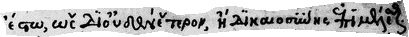
#> input picture data/calamari_pack_greek/test/Grec_1360_CONSTANTINUS_Harmenopulus_btv1b10721710m_6_12.jpg, 409 x 37 px
$ python -i blla_preprocessing.py   (imports and definitions only)
#> lines starting #> are read from the running program, lines starting #| are printed output that depends on the picture
#> further down, picture is the input picture: PIL image 409x37 RGB; min 0, max 255, mean 191.6
"""Input preprocessing for the BLLA graph.

NumPy only (ADR 0006: no Torch adapter). The array it produces is what
onnxruntime binds directly. Arithmetic: divide by 255, invert around the
array maximum, matching what the model was traced on;
``tests/inference/unit/test_onnx_parity.py`` verifies this against the real
weights.
"""

from __future__ import annotations

from dataclasses import dataclass

import numpy as np
from PIL import Image

# The model height is fixed (1800 by default) while the width scales with the
# source aspect ratio. Without a bound, an extreme panorama that still passes
# the pixel-count admission cap can balloon into a multi-gigabyte array, so
# clamp the scaled width to this multiple of the input height. Capped images
# lose horizontal resolution but still decode correctly because coordinates
# are mapped back through ``scale_xy``.
#
# The bound also limits numerics: ONNX's agreement with the Torch oracle
# decays with scaled width. Measured on the ``segment_page.jpeg`` fixture
# tiled to each width, ONNX vs Torch on raw logits:
#
#   width   rms |d|   p99.9 |d|   max |d|   logits crossing sigmoid 0.5
#    2471   1.7e-05     1.4e-04   1.5e-03   0        <- a real page, ADR 0006
#    3600   2.2e-05     1.5e-04   1.1e-03   0
#    5400   3.6e-05     2.5e-04   2.3e-03   0
#    7200   7.5e-05     4.7e-04   1.2e-02   1
#    9000   9.1e-05     6.1e-04   2.1e-02   1
#   14400   1.9e-04     1.9e-03   2.4e-02   3
#
# Judge by the RMS column: the max is a noisy extreme-value statistic, and the
# flip count just tracks content. RMS scales roughly linearly with width, and a
# bound of 3 keeps it within about 3x the page ADR 0006 validated. Sigmoid
# flips (the decoder is discontinuous at 0.5, so a handful of pixels can
# restructure a line polygon) become routine from width 7200 up.
#
# Cost: a source wider than 3:1 is squeezed horizontally, up to 2.67x for a
# true panorama. A single leaf (~0.7:1) or two-page spread (~2.5:1) is
# unaffected; the stitched scroll is what pays.
#
# The growth traces to ``Gn_13``, the one GroupNorm with channels-per-group=1,
# whose reduction is dominated by width. Re-exported with float32 staged
# reduction vs. float64-accumulated moments:
#
#   feature width   staged rel |d|   float64 rel |d|
#     618 (page  2471)   2.16e-06        2.14e-06
#    1350 (page  5400)   5.23e-06        5.21e-06
#    2250 (page  9000)   1.41e-05        1.41e-05
#    3600 (page 14400)   4.63e-05        4.63e-05
#
# The two agree to six figures, so the drift isn't ONNX Runtime's reduction,
# it's Torch's own float32 ``group_norm`` at that size. No change to
# ``nomikos_inference/export/blla/export.py`` can close it; only a shorter
# width can.
MAX_WIDTH_TO_HEIGHT_RATIO = 3


def _scaled_blla_width(source_width: int, source_height: int, input_height: int) -> int:
    proportional = int(source_width * input_height / source_height)
    return min(max(1, proportional), input_height * MAX_WIDTH_TO_HEIGHT_RATIO)


@dataclass(frozen=True)
class BLLAInput:
    """The model input and its image-space representation."""

    array: np.ndarray
    scaled_gray: np.ndarray
    scale_xy: tuple[float, float]


def preprocess_blla_image(
    image: Image.Image,
    *,
    input_height: int = 1800,
) -> BLLAInput:
    """Match the reference BLLA inference transforms.

    The shipped model has a fixed height and variable width. The reference
    pipeline converts to RGB, resizes proportionally with PIL Lanczos, scales
    to ``[0, 1]``, inverts around the array maximum, and leaves the channel
    order as RGB.
    """
#> called with input_height = 1800

    if input_height <= 0:
        raise ValueError("input_height must be positive")
    rgb = image.convert("RGB")
    source_width, source_height = rgb.size
#> source_width = 409; source_height = 37
    if source_width <= 0 or source_height <= 0:
        raise ValueError("BLLA input image must not be empty")

    scaled_width = _scaled_blla_width(source_width, source_height, input_height)
#> scaled_width = 5400
    scaled = rgb.resize((scaled_width, input_height), Image.Resampling.LANCZOS)
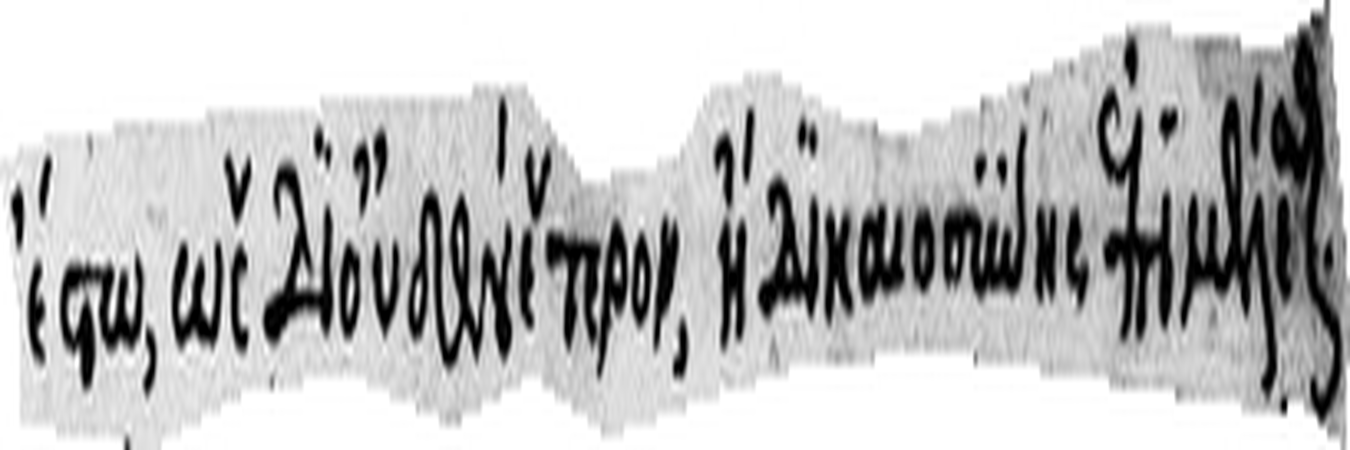
#> scaled: PIL image 5400x1800 RGB (shown at 1/4 size); min 0, max 255, mean 191.7
    scaled_array = np.asarray(scaled, dtype=np.uint8)
    scaled_gray = np.asarray(scaled.convert("L"), dtype=np.uint8)

    array = np.transpose(scaled_array, (2, 0, 1)).astype(np.float32, copy=True)
    array /= np.float32(255.0)
    array = np.float32(array.max()) - array
    return BLLAInput(
        array=array,
        scaled_gray=scaled_gray,
        scale_xy=(source_width / scaled_width, source_height / input_height),
    )

>>> from PIL import Image
>>> picture = Image.open('../../../data/calamari_pack_greek/test/Grec_1360_CONSTANTINUS_Harmenopulus_btv1b10721710m_6_12.jpg')
>>> result = preprocess_blla_image(picture)

$ run again, on data/calamari_pack_greek/test/Grec_1360_CONSTANTINUS_Harmenopulus_btv1b10721710m_6_22.jpg
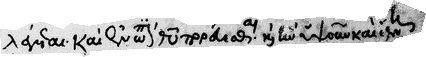
#> input picture data/calamari_pack_greek/test/Grec_1360_CONSTANTINUS_Harmenopulus_btv1b10721710m_6_22.jpg, 426 x 57 px
#> picture is the input picture: PIL image 426x57 RGB; min 0, max 255, mean 211.1
#> in preprocess_blla_image, `scaled = rgb.resize((scaled_width, input_height), Image.Resampling.LAN..`:
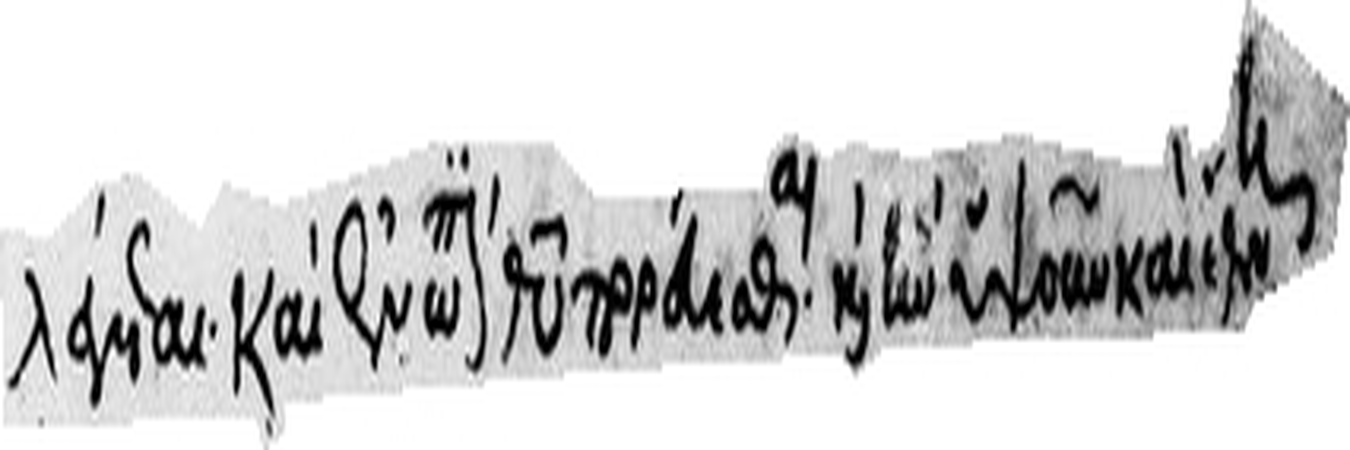
#> scaled: PIL image 5400x1800 RGB (shown at 1/4 size); min 0, max 255, mean 211.1

$ run again, on data/calamari_pack_greek/test/Grec_1360_CONSTANTINUS_Harmenopulus_btv1b10721710m_7_20.jpg
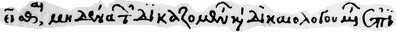
#> input picture data/calamari_pack_greek/test/Grec_1360_CONSTANTINUS_Harmenopulus_btv1b10721710m_7_20.jpg, 396 x 32 px
#> picture is the input picture: PIL image 396x32 RGB; min 0, max 255, mean 202.4
#> in preprocess_blla_image, `scaled = rgb.resize((scaled_width, input_height), Image.Resampling.LAN..`:
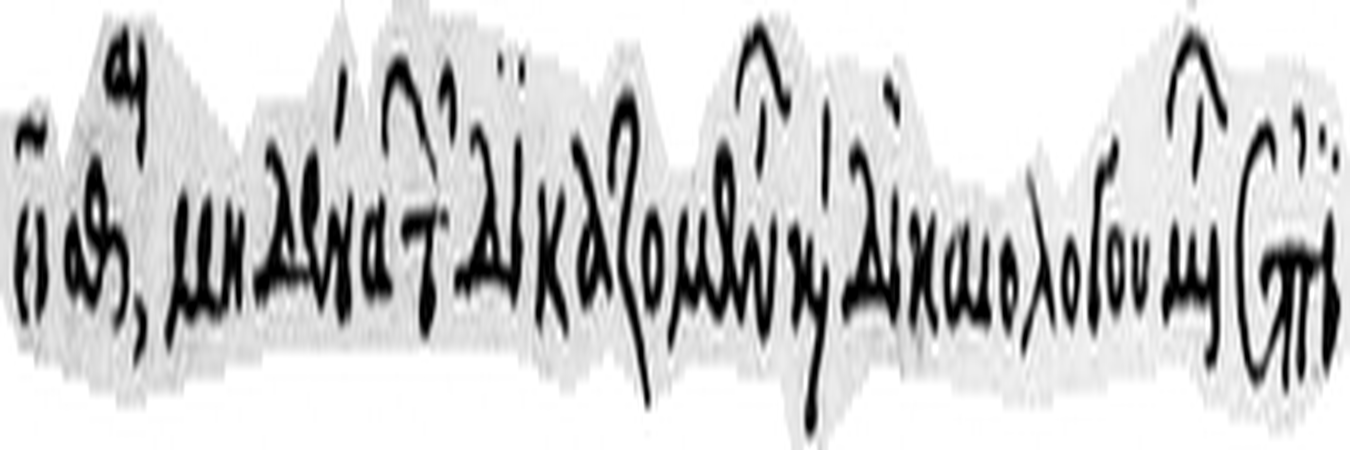
#> scaled: PIL image 5400x1800 RGB (shown at 1/4 size); min 0, max 255, mean 202.6

$ run again, on data/calamari_pack_greek/test/Grec_1360_CONSTANTINUS_Harmenopulus_btv1b10721710m_8_16.jpg
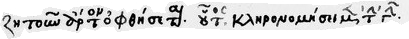
#> input picture data/calamari_pack_greek/test/Grec_1360_CONSTANTINUS_Harmenopulus_btv1b10721710m_8_16.jpg, 409 x 39 px
#> picture is the input picture: PIL image 409x39 RGB; min 0, max 255, mean 217.8
#> in preprocess_blla_image, `scaled = rgb.resize((scaled_width, input_height), Image.Resampling.LAN..`:
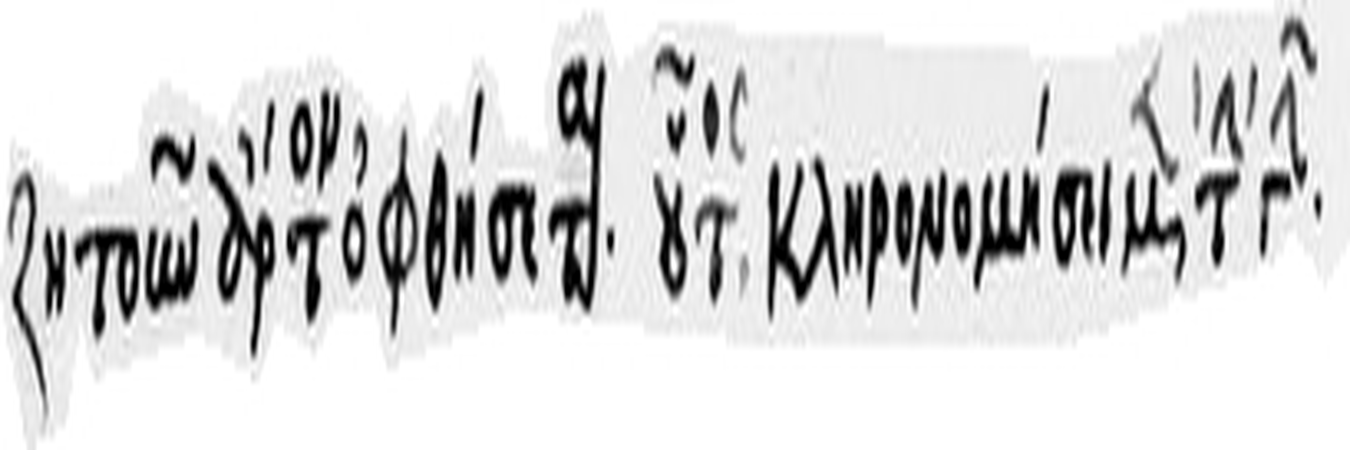
#> scaled: PIL image 5400x1800 RGB (shown at 1/4 size); min 0, max 255, mean 217.9
